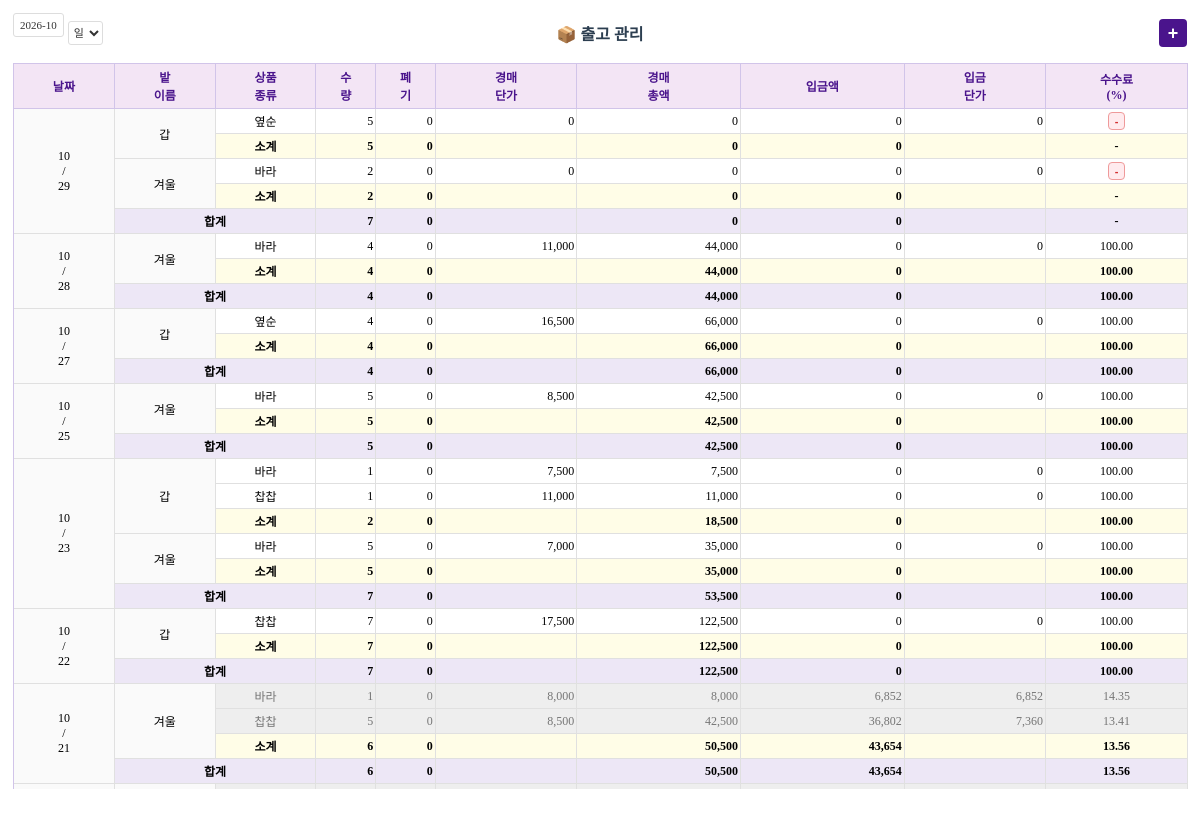
/outbound.php, run on the app's committed database.
### tables this page shows
CREATE TABLE `outbound` (
  `outbound_id` char(36) NOT NULL DEFAULT uuid() COMMENT '고유번호(UUID)',
  `outbound_date` date NOT NULL COMMENT '날짜',
  `farm_id` int(11) NOT NULL COMMENT '밭 id',
  `product_type` varchar(100) NOT NULL COMMENT '상품종류',
  `quantity` decimal(10,2) NOT NULL DEFAULT 0.00 COMMENT '수량',
  `disposal` decimal(10,2) NOT NULL DEFAULT 0.00 COMMENT '폐기',
  `auction_unit_price` decimal(12,2) NOT NULL DEFAULT 0.00 COMMENT '경매단가',
  `auction_total_amount` decimal(15,2) NOT NULL DEFAULT 0.00 COMMENT '경매총금액',
  `deposit_amount` decimal(15,2) NOT NULL DEFAULT 0.00 COMMENT '입금액',
  `deposit_unit_price` decimal(12,2) NOT NULL DEFAULT 0.00 COMMENT '입금단가',
  `commission_rate` decimal(5,2) NOT NULL DEFAULT 0.00 COMMENT '수수료율',
  `remarks` text DEFAULT NULL COMMENT '비고',
  `is_closed` tinyint(1) NOT NULL DEFAULT 0 COMMENT '마감여부 (0: 미마감, 1: 마감)',
  `created_at` timestamp NOT NULL DEFAULT current_timestamp() COMMENT '데이터 입력 일시',
  PRIMARY KEY (`outbound_id`),
  KEY `idx_outbound_date` (`outbound_date`),
  KEY `idx_product_type` (`product_type`),
  KEY `idx_is_closed` (`is_closed`),
  KEY `idx_created_at` (`created_at`)
);

CREATE TABLE `farms` (
  `farm_id` int(11) NOT NULL AUTO_INCREMENT COMMENT '밭ID',
  `farm_name` varchar(100) NOT NULL COMMENT '밭이름',
  `row_count` int(11) NOT NULL DEFAULT 0 COMMENT '행갯수',
  `col_count` int(11) NOT NULL DEFAULT 0 COMMENT '열갯수',
  `farm_type` enum('노지','하우스') NOT NULL DEFAULT '노지' COMMENT '유형(노지,하우스)',
  `created_at` datetime DEFAULT current_timestamp() COMMENT '등록일시',
  `use_yn` char(1) NOT NULL DEFAULT 'Y' COMMENT '사용 여부',
  `sort_order` int(11) NOT NULL DEFAULT 0 COMMENT '정렬순서',
  PRIMARY KEY (`farm_id`)
);

### outbound.php (the view, shortened to what this page needs)
<?php
require_once __DIR__ . '/db_connect.php';
if (!function_exists('outbound_h')) {
    function outbound_h($v): string
    {
        return htmlspecialchars((string)$v, ENT_QUOTES | ENT_SUBSTITUTE, 'UTF-8');
    }
}
$search_ym = isset($_GET['search_ym']) && $_GET['search_ym'] !== ''
    ? (string)$_GET['search_ym']
    : date('Y-m');
$ymParts = explode('-', $search_ym);
$search_year = (int)($ymParts[0] ?? date('Y'));
$search_month = (int)($ymParts[1] ?? date('m'));
$start_date = sprintf('%04d-%02d-01', $search_year, $search_month);
$startDateObj = new DateTimeImmutable($start_date);
$end_date = $startDateObj->modify('+1 month')->format('Y-m-d');
$rows = [];
$queryError = '';
try {
    $sql = "
        SELECT
            o.outbound_id,
            o.farm_id,
            o.outbound_date,
            o.product_type,
            o.quantity,
            o.disposal,
            o.auction_unit_price,
            o.auction_total_amount,
            o.deposit_amount,
            o.deposit_unit_price,
            CAST(
                ROUND(
                    (o.auction_total_amount - o.deposit_amount)
                    / NULLIF(o.auction_total_amount, 0) * 100,
                    2
                ) AS DECIMAL(10, 2)
            ) AS commission_rate,
            o.remarks,
            o.is_closed,
            f.farm_name
        FROM outbound o
        INNER JOIN farms f
            ON o.farm_id = f.farm_id
        WHERE o.outbound_date >= :start_date
          AND o.outbound_date < :end_date
        ORDER BY
            o.outbound_date DESC,
            f.farm_name ASC,
            o.product_type ASC,
            o.outbound_id ASC
    ";
    $stmt = $pdo->prepare($sql);
    $stmt->bindValue(':start_date', $start_date, PDO::PARAM_STR);
    $stmt->bindValue(':end_date', $end_date, PDO::PARAM_STR);
    $stmt->execute();
    $rows = $stmt->fetchAll(PDO::FETCH_ASSOC);
} catch (PDOException $e) {
    $rows = [];
    $queryError = $e->getMessage();
}
$groupedData = [];
foreach ($rows as $row) {
    $date = (string)$row['outbound_date'];
    $field = (string)$row['farm_name'];
    $groupedData[$date][$field][] = $row;
}
?>
<div class="shipping-wrap">
    <div class="shipping-header-area">
        <div class="shipping-header-left">
            <form method="GET" action="outbound.php" class="shipping-ym-form">
                <span class="shipping-ym-wrap">
                    <span class="shipping-ym-label" id="shippingYmLabel"><?= outbound_h($search_ym) ?></span>
                </span>
            </form>
            <select id="dateJumpSelect" class="shipping-date-jump" title="날짜로 이동" onchange="scrollToOutboundDate(this.value)"<?= empty($groupedData) ? ' disabled' : '' ?>>
                <option value="">일</option>
            </select>
        </div>
        <h2 class="shipping-title">📦 출고 관리</h2>
        <div class="header-btn-group">
            <button type="button" class="add-row-btn" onclick="openNewShippingModal()" title="한 줄 추가">+</button>
        </div>
    </div>
    <div class="shipping-table-container">
        <table class="shipping-table" id="shippingTable">
            <thead>
                <tr>
                    <th>날짜</th>
                    <th>밭<BR>이름</th>
                    <th>상품<BR>종류</th>
                    <th>수<BR>량</th>
                    <th>폐<BR>기</th>
                    <th>경매<BR>단가</th>
                    <th>경매<BR>총액</th>
                    <th>입금액</th>
                    <th>입금<BR>단가</th>
                    <th>수수료<BR>(%)</th>
                </tr>
            </thead>
            <tbody>
                <?php
                if ($queryError !== '') {
                    echo '<tr><td colspan="10" style="padding:20px; text-align:center; color:#c62828;">출고 데이터 조회 오류: '
                        . outbound_h($queryError)
                        . '</td></tr>';
                } elseif (empty($groupedData)) {
                    echo '<tr><td colspan="10" style="padding:20px; text-align:center; color:#888;">등록된 출고 데이터가 없어.</td></tr>';
                } else {
                    foreach ($groupedData as $date => $fields) {
                        $dateRowSpan = 0;
                        $dateTotalQty = 0;
                        $dateTotalDisposal = 0;
                        $dateTotalAuctionAmount = 0;
                        $dateTotalDepositAmount = 0;
                        foreach ($fields as $field => $items) {
                            $dateRowSpan += count($items) + 1;
                        }
                        $dateRowSpan += 1;
                        $dateFormatted = date('m', strtotime((string)$date)) . '<BR>/<BR>' . date('d', strtotime((string)$date));
                        $isFirstDateRow = true;
                        foreach ($fields as $field => $items) {
                            $fieldRowSpan = count($items) + 1;
                            $fieldTotalQty = 0;
                            $fieldTotalDisposal = 0;
                            $fieldTotalAuctionAmount = 0;
                            $fieldTotalDepositAmount = 0;
                            $isFirstFieldRow = true;
                            foreach ($items as $item) {
                                $fieldTotalQty += (float)$item['quantity'];
                                $fieldTotalDisposal += (float)$item['disposal'];
                                $fieldTotalAuctionAmount += (float)$item['auction_total_amount'];
                                $fieldTotalDepositAmount += (float)$item['deposit_amount'];
                                $dateTotalQty += (float)$item['quantity'];
                                $dateTotalDisposal += (float)$item['disposal'];
                                $dateTotalAuctionAmount += (float)$item['auction_total_amount'];
                                $dateTotalDepositAmount += (float)$item['deposit_amount'];
                ?>
                <tr class="<?= (int)$item['is_closed'] === 1 ? 'closed-row' : '' ?>"
                    data-outbound-id="<?= outbound_h($item['outbound_id']) ?>"
                    data-date="<?= outbound_h($date) ?>"
                    data-farm="<?= outbound_h($field) ?>"
                    data-farm-id="<?= (int)$item['farm_id'] ?>"
                    data-product="<?= outbound_h($item['product_type']) ?>"
                    data-disposal="<?= outbound_h($item['disposal']) ?>"
                    data-is-new="false"
                    data-is-closed="<?= (int)$item['is_closed'] ?>"
                    data-auction-unit="<?= outbound_h($item['auction_unit_price']) ?>"
                    data-auction-total="<?= outbound_h($item['auction_total_amount']) ?>"
                    data-deposit-amount="<?= outbound_h($item['deposit_amount']) ?>"
                    data-deposit-unit="<?= outbound_h($item['deposit_unit_price']) ?>"
                    data-qty="<?= outbound_h($item['quantity']) ?>"
                    data-auction-modified="false"
                    data-deposit-modified="false"
                    data-qty-modified="false">
                    <?php if ($isFirstDateRow) { ?>
                        <td rowspan="<?= $dateRowSpan ?>" style="vertical-align: middle; background-color: #fafafa; border-bottom: 1px solid #e0e0e0;" data-col="date"><?= $dateFormatted ?></td>
                        <?php $isFirstDateRow = false; ?>
                    <?php } ?>
                    <?php if ($isFirstFieldRow) { ?>
                        <td rowspan="<?= $fieldRowSpan ?>" style="vertical-align: middle; background-color: #fafafa;" data-col="farm" data-memo-date="<?= outbound_h($date) ?>" data-memo-farm-id="<?= (int)$item['farm_id'] ?>" data-memo-farm-name="<?= outbound_h($field) ?>"><?= outbound_h($field) ?></td>
                        <?php $isFirstFieldRow = false; ?>
                    <?php } ?>
                    <td data-col="product"><?= outbound_h($item['product_type']) ?></td>
                    <td class="text-right" data-col="qty"><?= number_format((float)$item['quantity']) ?></td>
                    <td class="text-right" data-col="disposal"><?= number_format((float)$item['disposal']) ?></td>
                    <td class="text-right" data-col="auction-unit"><?= number_format((float)$item['auction_unit_price']) ?></td>
                    <td class="text-right" data-col="auction-total"><?= number_format((float)$item['auction_total_amount']) ?></td>
                    <td class="text-right" data-col="deposit-amount"><?= number_format((float)$item['deposit_amount']) ?></td>
                    <td class="text-right" data-col="deposit-unit"><?= number_format((float)$item['deposit_unit_price']) ?></td>
                    <?php
                    $canDeleteRow = (int)$item['is_closed'] !== 1
                        && (float)$item['auction_unit_price'] == 0.0
                        && (float)$item['deposit_amount'] == 0.0;
                    ?>
                    <td class="text-center" data-col="fee"><?php if ($canDeleteRow) { ?><button type="button" class="delete-btn">-</button><?php } else { ?><?= ((float)$item['auction_total_amount'] != 0.0 && $item['commission_rate'] !== null) ? number_format((float)$item['commission_rate'], 2) : '-' ?><?php } ?></td>
                </tr>
                <?php
                            }
                            $fieldFee = $fieldTotalAuctionAmount != 0
                                ? (($fieldTotalAuctionAmount - $fieldTotalDepositAmount) / $fieldTotalAuctionAmount * 100)
                                : null;
                ?>
                <tr class="farm-subtotal-row group-divider" data-date="<?= outbound_h($date) ?>" data-farm="<?= outbound_h($field) ?>">
                    <td data-col="product">소계</td>
                    <td class="text-right" data-col="qty" data-sum="1"><?= number_format($fieldTotalQty) ?></td>
                    <td class="text-right" data-col="disposal" data-sum="1"><?= number_format($fieldTotalDisposal) ?></td>
                    <td class="text-right" data-col="auction-unit"> </td>
                    <td class="text-right" data-col="auction-total" data-sum="1"><?= number_format($fieldTotalAuctionAmount) ?></td>
                    <td class="text-right" data-col="deposit-amount" data-sum="1"><?= number_format($fieldTotalDepositAmount) ?></td>
                    <td class="text-right" data-col="deposit-unit"> </td>
                    <td class="text-center" data-col="fee" data-sum="1"><?= $fieldFee !== null ? number_format($fieldFee, 2) : '-' ?></td>
                </tr>
                <?php
                        }
                        $dateFee = $dateTotalAuctionAmount != 0
                            ? (($dateTotalAuctionAmount - $dateTotalDepositAmount) / $dateTotalAuctionAmount * 100)
                            : null;
                ?>
                <tr class="date-total-row section-divider" data-date="<?= outbound_h($date) ?>">
                    <td colspan="2">합계</td>
                    <td class="text-right" data-sum="1"><?= number_format($dateTotalQty) ?></td>
                    <td class="text-right" data-sum="1"><?= number_format($dateTotalDisposal) ?></td>
                    <td class="text-right"> </td>
                    <td class="text-right" data-sum="1"><?= number_format($dateTotalAuctionAmount) ?></td>
                    <td class="text-right" data-sum="1"><?= number_format($dateTotalDepositAmount) ?></td>
                    <td class="text-right"> </td>
                    <td class="text-center" data-sum="1"><?= $dateFee !== null ? number_format($dateFee, 2) : '-' ?></td>
                </tr>
                <?php
                    }
                }
                ?>
            </tbody>
        </table>
    </div>
</div>

### outbound.php (style rules this page uses)
.shipping-wrap { padding: 5px; background: #fff; border-radius: 8px; }
.shipping-header-area { display: grid; grid-template-columns: minmax(0, 1fr) auto minmax(0, 1fr); align-items: center; margin-bottom: 10px; width: 100%; }
.shipping-header-left { grid-column: 1; justify-self: start; display: flex; align-items: center; gap: 4px; }
.shipping-ym-form { display: flex; align-items: center; }
.shipping-date-jump { flex: 0 0 auto; height: 24px; padding: 1px 1px; border: 1px solid #ddd; border-radius: 3px; font-size: 11px; font-family: inherit; background-color: #fff; color: #333; cursor: pointer; box-sizing: border-box; }
.shipping-ym-wrap { position: relative; display: inline-flex; align-items: center; justify-content: center; height: 24px; padding: 0 6px; border: 1px solid #ddd; border-radius: 3px; background-color: #fff; box-sizing: border-box; flex: 0 0 auto; }
.shipping-ym-label { font-size: 11px; color: #333; white-space: nowrap; pointer-events: none; }
.shipping-title { grid-column: 2; font-size: 16px; font-weight: bold; color: #2c3e50; margin: 0; text-align: center; white-space: nowrap; }
.header-btn-group { grid-column: 3; justify-self: end; display: flex; align-items: center; gap: 5px; flex-shrink: 0; }
.add-row-btn { background-color: #4a148c; color: white; border: none; border-radius: 4px; width: 28px; height: 28px; font-size: 18px; font-weight: bold; cursor: pointer; display: flex; align-items: center; justify-content: center; flex-shrink: 0; }
.shipping-table-container { width: 100%; height: calc(100vh - 120px); min-height: 200px; overflow: auto; border-top: 1px solid #d1c4e9; border-left: 1px solid #d1c4e9; -webkit-overflow-scrolling: touch; }
.shipping-table { width: 100%; border-collapse: separate; border-spacing: 0; font-size: 12px; text-align: center; white-space: nowrap; }
.shipping-table th { position: sticky; top: 0; z-index: 2; background-color: #f3e5f5; color: #4a148c; font-weight: bold; padding: 4px 2px; border-width: 0 1px 1px 0; border-style: solid; border-color: #d1c4e9; }
.shipping-table td { padding: 3px 2px; border-width: 0 1px 1px 0; border-style: solid; border-color: #e0e0e0; background-color: #fff; cursor: pointer; }
.shipping-table tr.group-divider td { border-bottom: 1px solid #e0e0e0; }
.shipping-table tr.section-divider td { border-bottom: 1px solid #e0e0e0; }
.text-right { text-align: right; }
.text-center { text-align: center; }
.farm-subtotal-row td { background-color: #fffde7 !important; font-weight: bold; cursor: default !important; }
.date-total-row td { background-color: #ede7f6 !important; font-weight: bold; cursor: default !important; }
.shipping-table tr.closed-row td:not([data-col="date"]):not([data-col="farm"]) { background-color: #eeeeee; color: #757575; }
.delete-btn { background-color: #ffebee; color: #d32f2f; border: 1px solid #ef9a9a; border-radius: 4px; padding: 2px 6px; font-size: 11px; font-weight: bold; cursor: pointer; display: inline-block; }

### data on the page
outbound: date "10", date "29", field "갑", product_type "옆순", quantity "5", disposal "0", auction_unit_price "0", auction_total_amount "0", deposit_amount "0", deposit_unit_price "0"
outbound: farm.farm_name "겨울", product_type "바라", quantity "2", disposal "0", auction_unit_price "0", auction_total_amount "0", deposit_amount "0", deposit_unit_price "0"
outbound: date "10", date "28", farm.farm_name "겨울", product_type "바라", quantity "4", disposal "0", auction_unit_price "11,000", auction_total_amount "44,000", deposit_amount "0", deposit_unit_price "0", commission_rate "100.00"
outbound: date "10", date "27", field "갑", product_type "옆순", quantity "4", disposal "0", auction_unit_price "16,500", auction_total_amount "66,000", deposit_amount "0", deposit_unit_price "0", commission_rate "100.00"
outbound: date "10", date "25", farm.farm_name "겨울", product_type "바라", quantity "5", disposal "0", auction_unit_price "8,500", auction_total_amount "42,500", deposit_amount "0", deposit_unit_price "0", commission_rate "100.00"
outbound: date "10", date "23", field "갑", product_type "바라", quantity "1", disposal "0", auction_unit_price "7,500", auction_total_amount "7,500", deposit_amount "0", deposit_unit_price "0", commission_rate "100.00"
outbound: product_type "찹찹", quantity "1", disposal "0", auction_unit_price "11,000", auction_total_amount "11,000", deposit_amount "0", deposit_unit_price "0", commission_rate "100.00"
outbound: farm.farm_name "겨울", product_type "바라", quantity "5", disposal "0", auction_unit_price "7,000", auction_total_amount "35,000", deposit_amount "0", deposit_unit_price "0", commission_rate "100.00"
outbound: date "10", date "22", field "갑", product_type "찹찹", quantity "7", disposal "0", auction_unit_price "17,500", auction_total_amount "122,500", deposit_amount "0", deposit_unit_price "0", commission_rate "100.00"
outbound: date "10", date "21", farm.farm_name "겨울", product_type "바라", quantity "1", disposal "0", auction_unit_price "8,000", auction_total_amount "8,000", deposit_amount "6,852", deposit_unit_price "6,852", commission_rate "14.35"
outbound: product_type "찹찹", quantity "5", disposal "0", auction_unit_price "8,500", auction_total_amount "42,500", deposit_amount "36,802", deposit_unit_price "7,360", commission_rate "13.41"

### other printed values
outbound_h($search_ym) "2026-10"
$fieldTotalQty "5"
$fieldTotalDisposal "0"
$fieldTotalAuctionAmount "0"
$fieldTotalDepositAmount "0"
$fieldTotalQty "2"
$dateTotalQty "7"
$dateTotalDisposal "0"
$dateTotalAuctionAmount "0"
$dateTotalDepositAmount "0"
$fieldTotalQty "4"
$fieldTotalAuctionAmount "44,000"
$fieldFee "100.00"
$dateTotalQty "4"
$dateTotalAuctionAmount "44,000"
